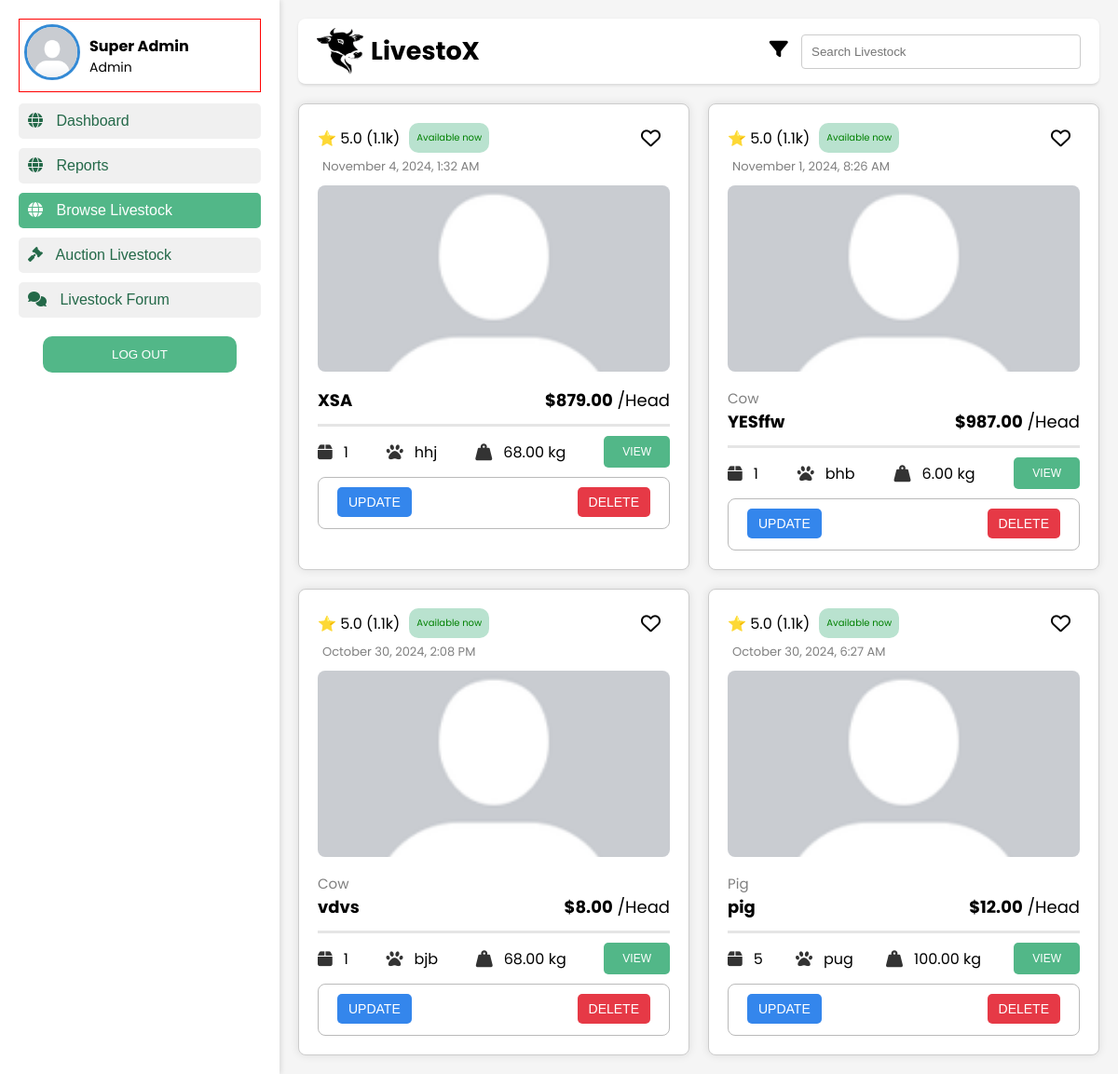
/Frontend/Admin/browse_livestock.php (signed in), run on an earlier commit of the app's database.
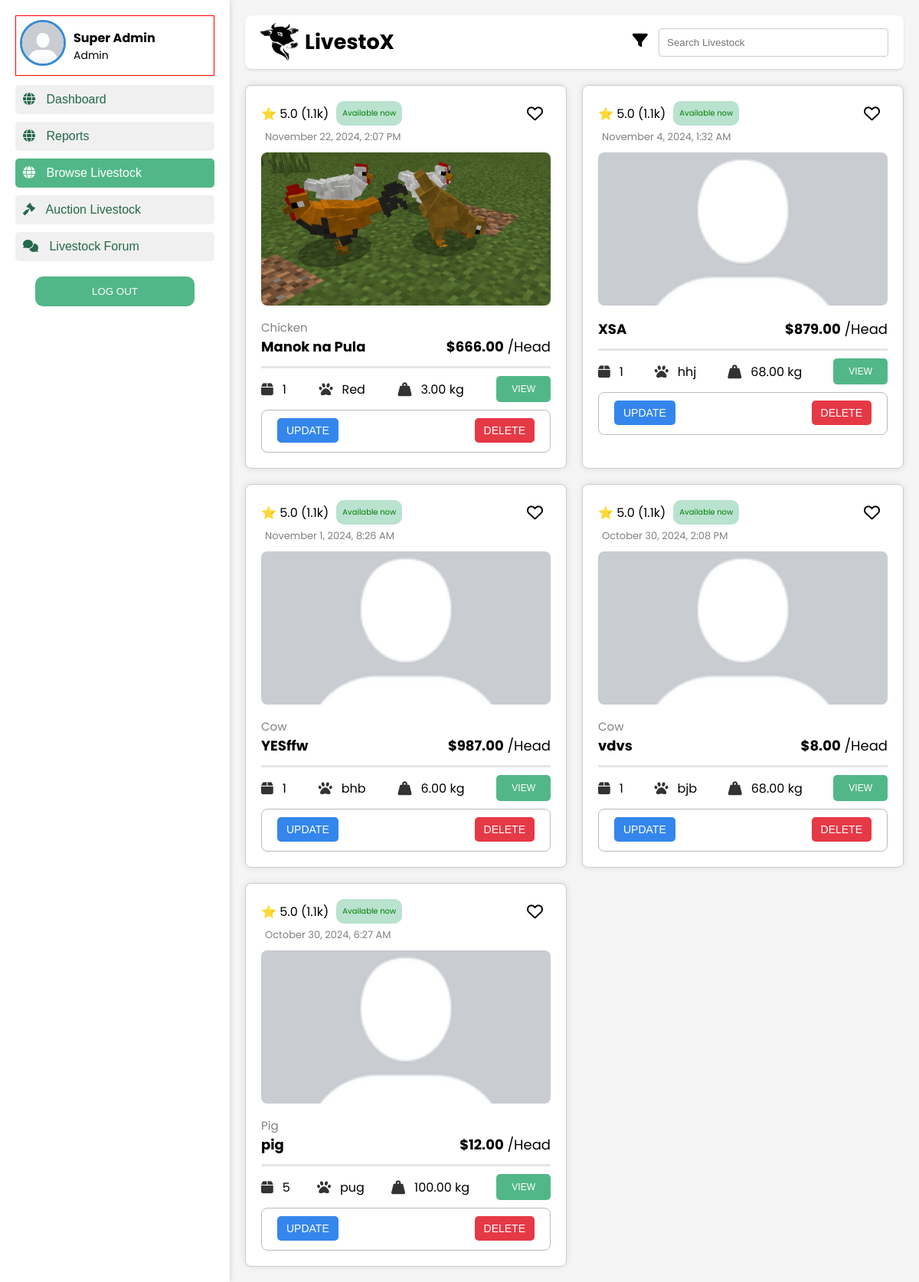
And on a later commit of the database.
### tables this page shows
CREATE TABLE `livestock_posts` (
  `post_id` int(11) NOT NULL,
  `farmer_id` int(11) NOT NULL,
  `title` varchar(255) NOT NULL,
  `description` text NOT NULL,
  `livestock_type` enum('Cow','Sheep','Goat','Chicken','Pig') NOT NULL,
  `breed` varchar(100) DEFAULT NULL,
  `age` decimal(5,2) DEFAULT NULL COMMENT 'Age in years, e.g., 1.5 years',
  `weight` decimal(10,2) DEFAULT NULL COMMENT 'Weight in kilograms',
  `health_status` varchar(255) DEFAULT NULL,
  `location` varchar(255) DEFAULT NULL,
  `price` decimal(10,2) NOT NULL,
  `quantity` int(11) DEFAULT 1,
  `image_posts` varchar(255) DEFAULT NULL,
  `date_posted` timestamp NOT NULL DEFAULT current_timestamp(),
  `updated_at` timestamp NOT NULL DEFAULT current_timestamp() ON UPDATE current_timestamp(),
  `availability` enum('Available','Sold') DEFAULT 'Available'
);

### Frontend/Admin/browse_livestock.php (the view, shortened to what the changed rows need)
<?php
include('../../Backend/db/db_connect.php');
$livestock_posts_query = "SELECT lp.post_id, lp.title, lp.description, lp.price, lp.quantity, lp.image_posts, lp.date_posted, lp.livestock_type, lp.breed, lp.weight, u.id, u.first_name AS farmer_first_name, u.last_name AS farmer_last_name
                        FROM livestock_posts lp
                        JOIN tbl_users u ON lp.farmer_id = u.id
                        WHERE lp.availability = 'available'
                        ORDER BY lp.date_posted DESC";
$livestock_posts_result = mysqli_query($con, $livestock_posts_query);
?>
<!DOCTYPE html>
<html lang="en">
<head>
    <link rel="stylesheet" href="../../css/main.css">
    <link rel="stylesheet" href="../../css/admin_browse.css">
    <link rel="stylesheet" href="../../css/sidebar.css">
    <link rel="stylesheet" href="https://cdnjs.cloudflare.com/ajax/libs/font-awesome/6.0.0-beta3/css/all.min.css">
</head>
<body>
    <div class="container">
        <div class="main-content">
            <div class="listings">
                <?php
                if (mysqli_num_rows($livestock_posts_result) > 0) {
                    while ($row = mysqli_fetch_assoc($livestock_posts_result)) {
                        $formatted_date_time = date('F j, Y, g:i A', strtotime($row['date_posted']));
                        $default_image = '../../Assets/default-profile.png';
                        $image_url = !empty($row['image_posts']) && file_exists('../../uploads/livestock_posts/' . $row['image_posts'])
                            ? '../../uploads/livestock_posts/' . htmlspecialchars($row['image_posts'])
                            : $default_image;
                ?>
                        <div class="listing-card" id="declaration-of-chat">
                            <div class="card-header">
                                <div class="rates">⭐ 5.0 (1.1k)</div>
                                <div class="availability"> Available now </div>
                                <div class="bookmark"> <i class="far fa-heart bookmark-icon"></i> </div>
                            </div>
                            <div class="post-date"><?php echo $formatted_date_time; ?></div>
                            <div class="listing-image">
                                <img src="<?php echo $image_url; ?>" alt="Livestock Image" class="livestock-img">
                            </div>
                            <div class="card-details">
                                <div class="card-info">
                                    <div class="animal-type"><?php echo htmlspecialchars($row['livestock_type'] ?? 'Unknown Type'); ?></div>
                                    <div class="card-bottom-info">
                                        <div class="livestock-title"> <strong><?php echo htmlspecialchars($row['title']); ?></strong></div>
                                        <div class="price"> <strong>$<?php echo htmlspecialchars($row['price']); ?></strong> /Head</div>
                                    </div>
                                </div>
                                <div class="card-more-info">
                                    <div class="info-item">
                                        <i class="fas fa-box"></i>
                                        <?php echo htmlspecialchars($row['quantity']); ?>
                                    </div>
                                    <div class="info-item">
                                        <i class="fas fa-paw"></i>
                                        <?php echo htmlspecialchars($row['breed'] ?? 'Unknown Breed'); ?>
                                    </div>
                                    <div class="info-item">
                                        <i class="fas fa-weight-hanging"></i>
                                        <?php echo htmlspecialchars($row['weight'] ?? 'Unknown Weight') . ' kg'; ?>
                                    </div>
                                    <div class="view-button">
                                        <a href="../../Frontend/Pages/details-page.php?post_id=<?php echo $row['post_id']; ?>" class="view-button-link">
                                            <button type="button">VIEW</button>
                                        </a>
                                    </div>
                                </div>
                                <div class="actions">
                                    <button class="update-button" onclick="openUpdateModal(<?php echo $row['post_id']; ?>)">UPDATE</button>
                                    <button class="delete-button" onclick="deleteListing(<?php echo $row['post_id']; ?>)">DELETE</button>
                                </div>
                            </div>
                        </div>
                <?php
                    }
                } else {
                    echo '<p>No livestock posts available.</p>';
                }
                ?>
            </div>
        </div>
    </div>
</body>
</html>

What changed in the data, as far as the page shows it:
added livestock_posts: date_posted "November 22, 2024, 2:07 PM", image_posts (picture), livestock_type "Chicken", title "Manok na Pula", price "666.00", quantity "1", breed "Red", weight "3.00"
